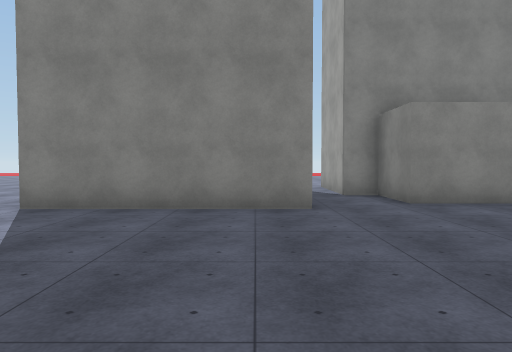
View 1 (above)

24 first-person views from a walk through a scene from a Unity 3-D project. The camera is 1.5 m above the floor, tilts 2° down and sees 70° across. The floor is counted in squares, 2 m on a side. Each view is taken from the middle of a square. On the plan, view 1 faces up. The plan holds only what a view shows up to about 11 squares ahead; the rest is blank. The place goes on beyond the plan. The player is left out. Surface patterns are stand-ins for the level's own textures.

View 2
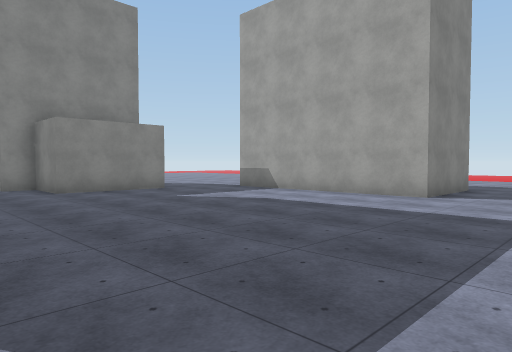

View 3
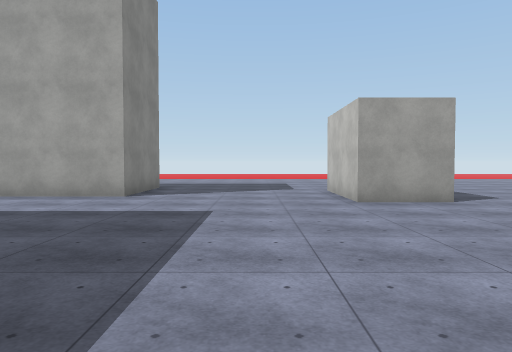

View 4
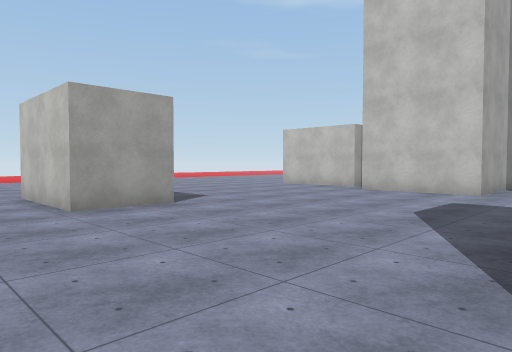

View 5
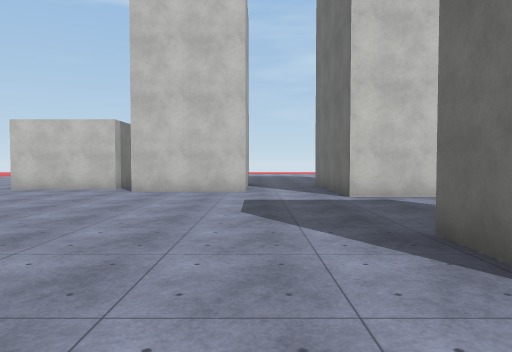

View 6
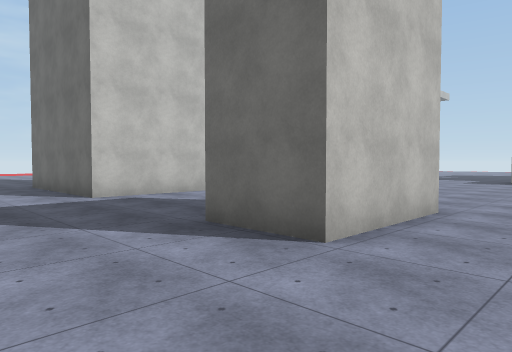

View 7
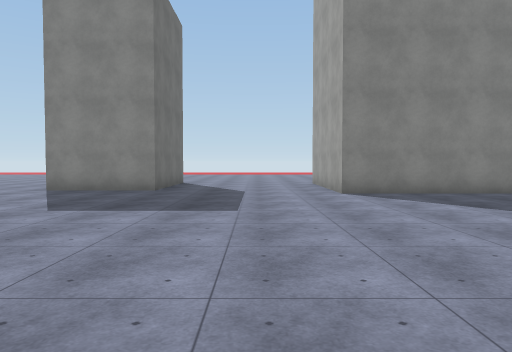

View 8
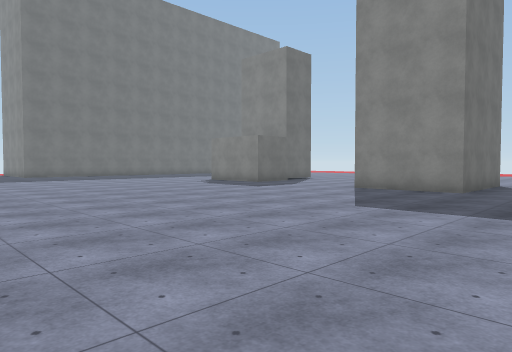

View 9
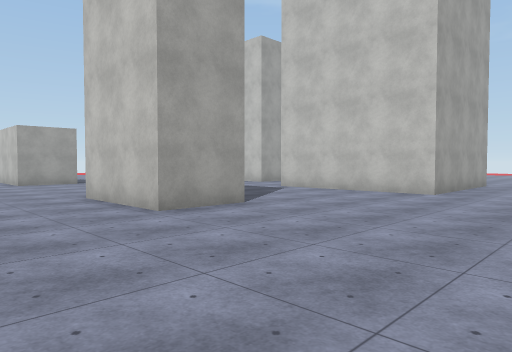

View 10
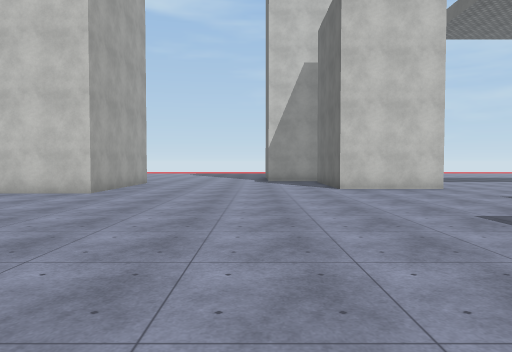

View 11
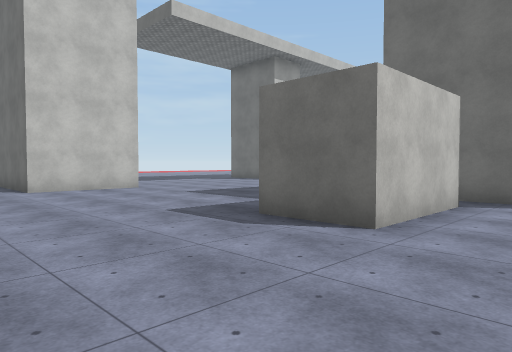

View 12
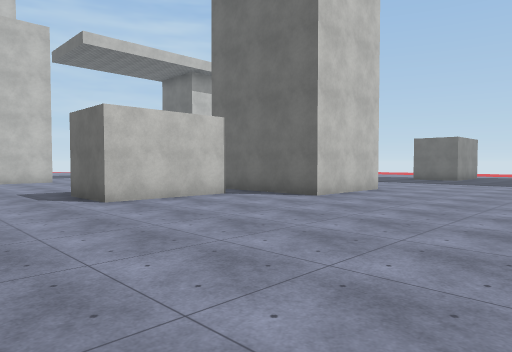

View 13
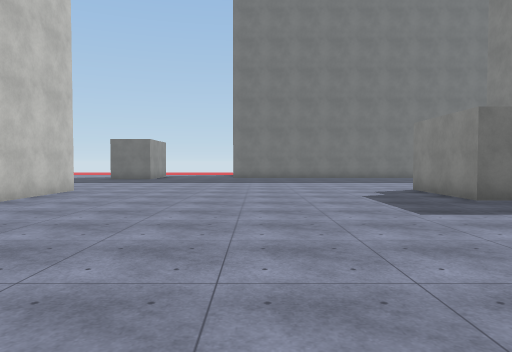

View 14
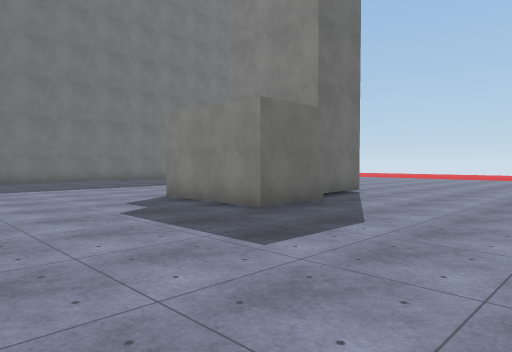

View 15
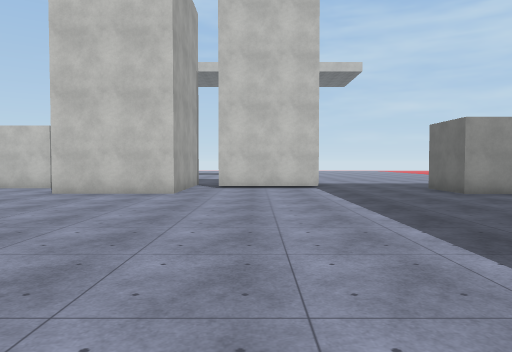

View 16
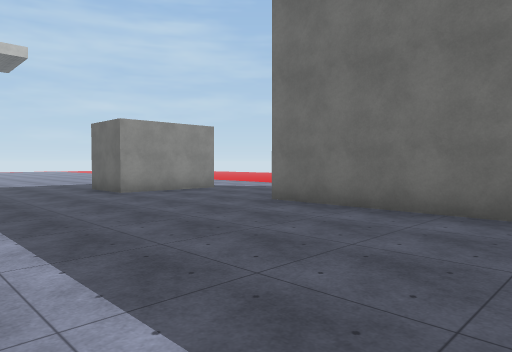

View 17
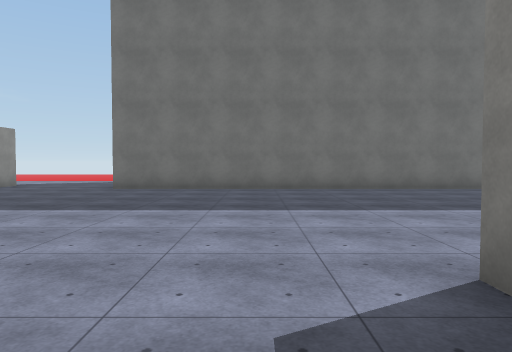

View 18
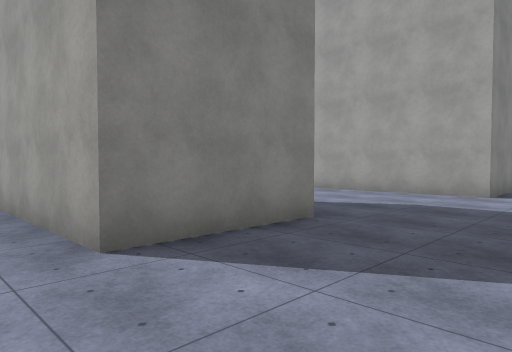

View 19
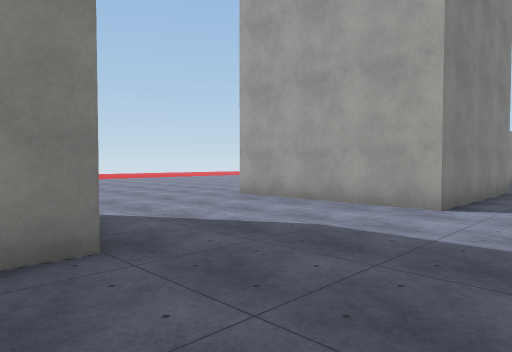

View 20
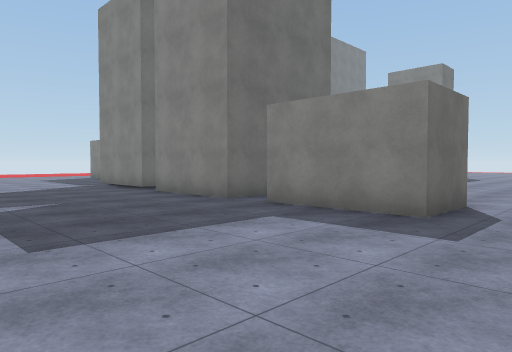

View 21
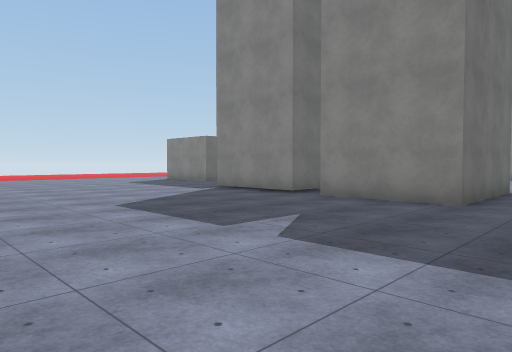

View 22
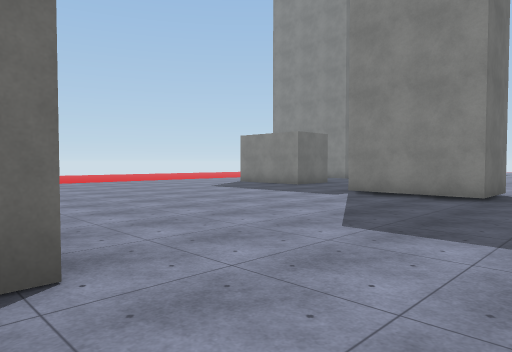

View 23
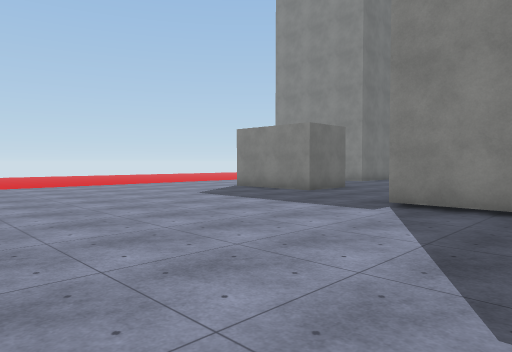

View 24
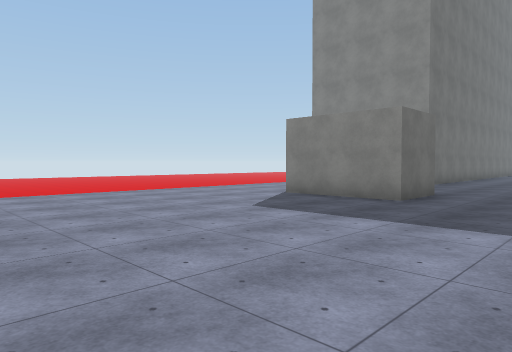

### Floor plan
Points are (right, up) in squares from view 1. A wall is a line through its corners. A room is listed if a view was taken in it or the views show most of it. See-through windows are left out.
Room 1 (views 1, 2, 3, 4, 5, 6, 7, 8, 9, 10, 11, 12, 13, 14, 15, 16, 17, 18, 19, 20, 21, 22, 23, 24)
walls: (-15, -4) (-11.9, -4) (-11.9, -5.8) (-14.9, -5.8); (-19, -4) (-19, -2) (-16, -2) (-16, -5.8) (-19, -5.8); (-19.9, -5.8) (-23, -5.8); (-1.9, -6.9) (-1.9, -5) (1.1, -5) (1.1, -6.9); (-13.5, -12.6) (-10.4, -12.6) (-10.4, -14.5); (-8.8, 9.8) (-8.8, 7.1) (-11.8, 7.1) (-11.8, 11); (-23, -4) (-19.9, -4); (-16.3, 9.4) (-16.3, 7.4) (-19.4, 7.4); (-3.9, -14.5) (-3.9, -11.1) (0.9, -11.1) (0.9, -14.5); (1, 6) (-3.9, 6) (-3.9, 10.8); (-16.8, 11.5) (-16.8, 10); (-28.6, -2) (-26.1, -2) (-26.1, -3.8) (-29.1, -3.8); (7, -6.9) (7, -5) (9.5, -5); (3.3, -14.5) (3.3, -12.6) (6.4, -12.6); (5.9, 6.8) (2.9, 6.8) (2.9, 8.6) (2.1, 8.6) (2.1, 11); (9.5, 0) (8.2, 0) (8.2, 4.4); (7, -13.5) (9.5, -13.5); (-27.6, 11.5) (-27.6, 1.8)

Where each view was taken, in squares from view 1:
view 1: 0 up, 0 right, facing up
view 2: 3 down, 0 right, facing up-right
view 3: 3 down, 0 right, facing right
view 4: 3 down, 1 right, facing down-right
view 5: 3 down, 3 right, facing down
view 6: 3 down, 4 right, facing down-left
view 7: 3 down, 6 left, facing up
view 8: 3 down, 6 left, facing up-left
view 9: 2 down, 7 left, facing down-right
view 10: 2 down, 8 left, facing down
view 11: 2 down, 8 left, facing down-left
view 12: 3 up, 9 left, facing down-left
view 13: 3 up, 9 left, facing left
view 14: 3 up, 12 left, facing up-left
view 15: 7 up, 21 left, facing down
view 16: 7 up, 22 left, facing down-left
view 17: 6 up, 17 left, facing left
view 18: 4 up, 13 left, facing up-right
view 19: 4 up, 10 left, facing up-right
view 20: 11 down, 10 left, facing up-left
view 21: 13 down, 14 left, facing up-left
view 22: 14 down, 18 left, facing up-left
view 23: 12 down, 20 left, facing up-left
view 24: 11 down, 23 left, facing up-left
